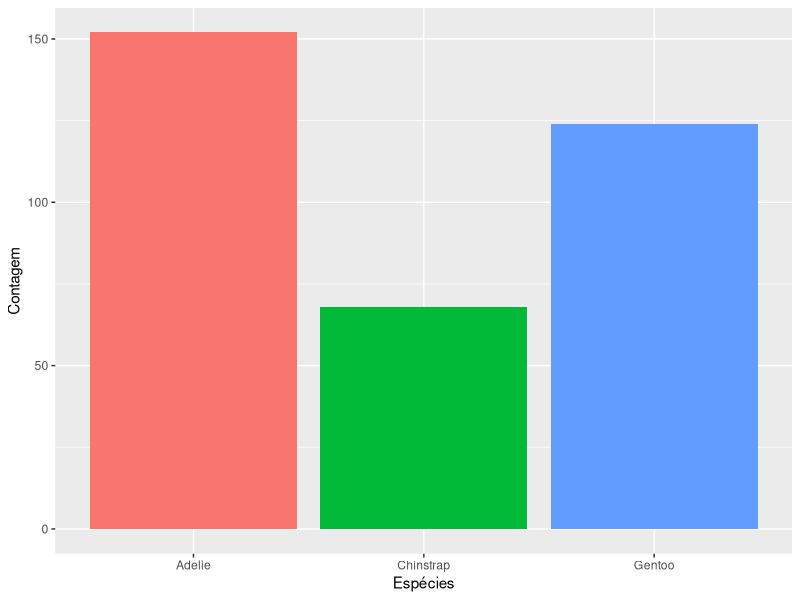
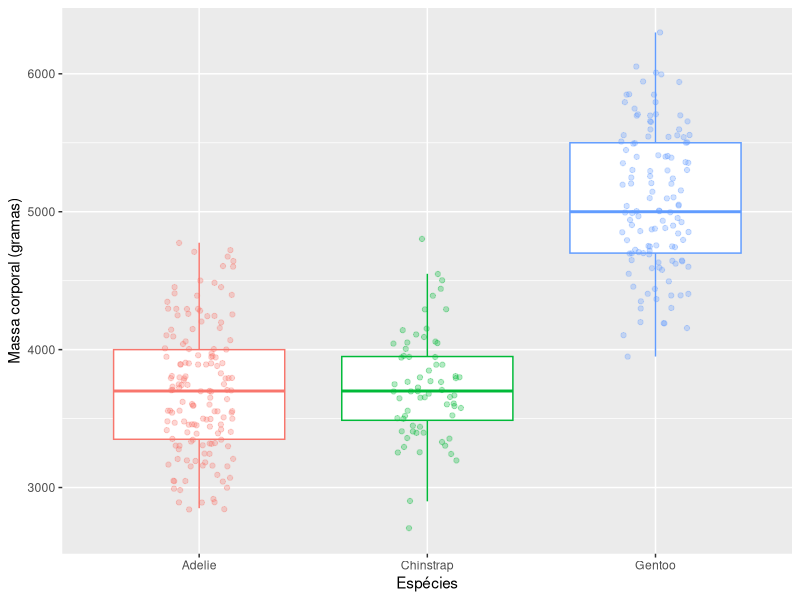
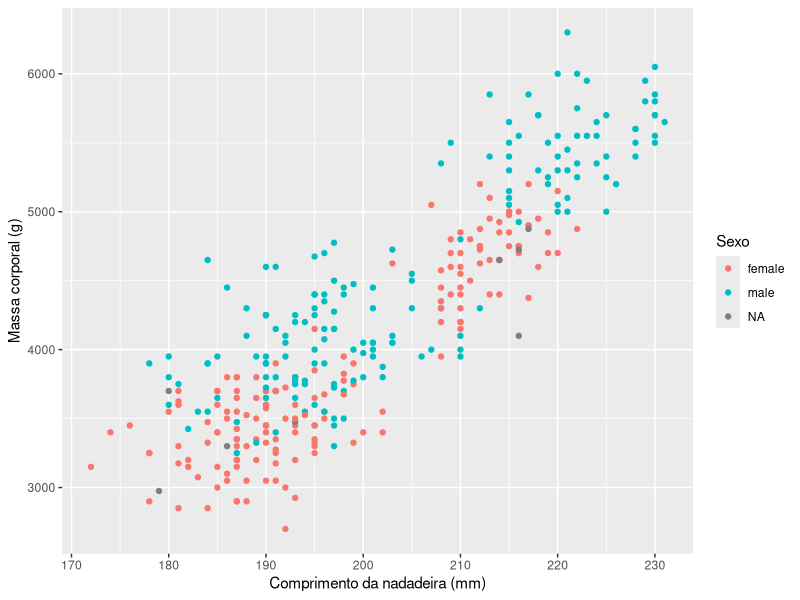
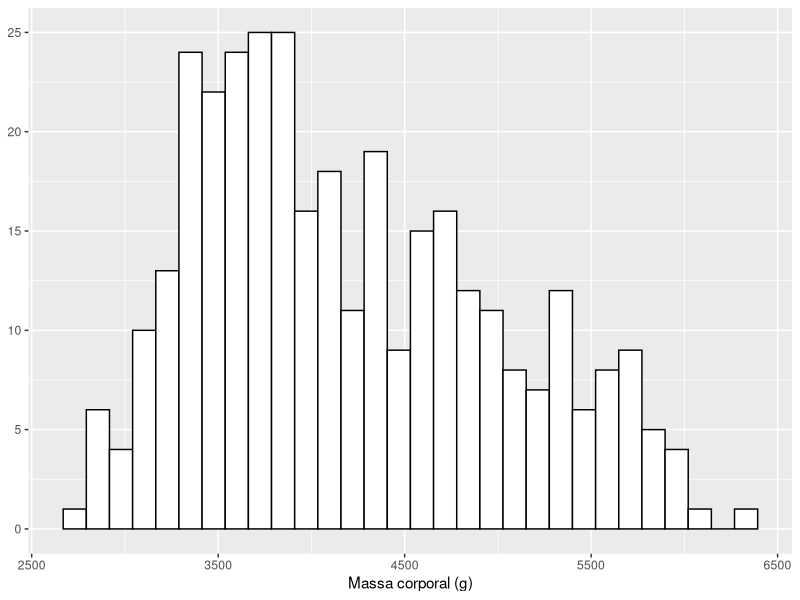

Here is the R script that generated these plots, in order:
## ---- chunk 1
#| label: setup
#| echo: false
#| include: false
library(tidyverse)
library(patchwork)
library(palmerpenguins)
## ---- chunk 2
#| echo: false
#| message: false
#| warning: false
penguins |> 
  ggplot(aes(species, 
             fill = species))+
  geom_bar(position = "dodge")+
  labs(x = "Espécies",
       y = "Contagem")+
  theme(legend.position="none")
## ---- chunk 3
#| echo: false
#| message: false
#| warning: false
penguins |> 
  ggplot(aes(species,
             body_mass_g,
             colour = species))+
  geom_boxplot(outlier.colour = NA)+
  geom_jitter(alpha = 0.3, width = 0.15)+
  labs(x = "Espécies",
       y = "Massa corporal (gramas)")+
  theme(legend.position = "none")

## ---- chunk 4
#| echo: false
#| message: false
#| warning: false
penguins |> 
  ggplot(aes(flipper_length_mm, 
             body_mass_g,
             color = sex))+
  geom_point()+
  labs(x = "Comprimento da nadadeira (mm)",
       y = "Massa corporal (g)",
       color = "Sexo")
## ---- chunk 5
#| echo: false
#| message: false
#| warning: false
#| fig-dpi: 600
penguins |> 
  ggplot(aes(body_mass_g))+
  geom_histogram(color = "black",
                 fill = "white")+
  labs(x = "Massa corporal (g)",
                 y = NULL)
